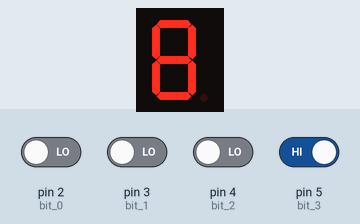
Simulated run of this sketch. Board: Arduino Uno, built with avr-gcc and run on an emulated ATmega328P. Shown: 1-digit seven-segment display. Wiring (inferred from the names in the program): 1-digit 7-segment display, segments lit when HIGH: segments pin 7, pin 8, pin 9, pin 10, pin 11, pin 12, pin 13. Inputs (shaded band) come from the test bench; at power-on: pin 5 (bit_3) HIGH, pin 2 (bit_0), pin 3 (bit_1), pin 4 (bit_2) LOW. The segment pins are drawn as the display they are named for.

Above: at 1.2 s.
1.3 s: pin 2 (bit_0) driven HIGH
At 1.6 s:
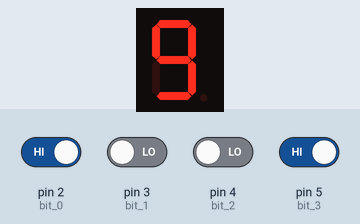
2.8 s: pin 3 (bit_1) driven HIGH
At 4.0 s:
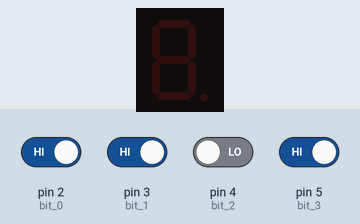
4.3 s: pin 5 (bit_3) driven LOW
At 5.1 s:
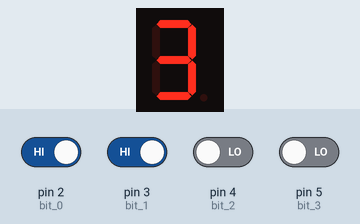
5.8 s: pin 4 (bit_2) driven HIGH
At 6.3 s:
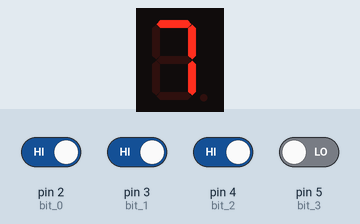
7.3 s: pin 2 (bit_0) driven LOW
At 8.5 s:
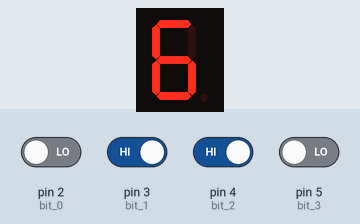
8.8 s: pin 3 (bit_1) driven LOW
At 9.8 s:
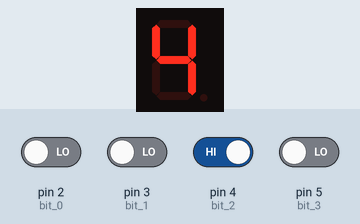
Timing chart, 0 to 11.3 s (numbered marks = the images above; inputs shaded):
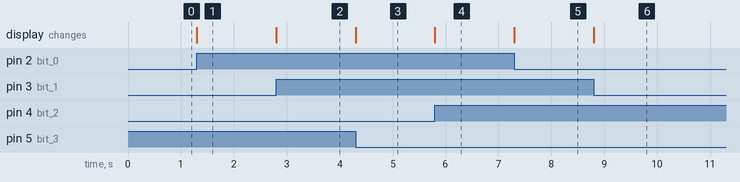

The sketch:

_project_two_.ino
```cpp
// Hardware Project 2 - 7-Segment Display with 4-bit Binary Input

void setup()
{
  // Setup 7-segment display output pins
  pinMode(13, OUTPUT); // segment g
  pinMode(12, OUTPUT); // segment f
  pinMode(11, OUTPUT); // segment e
  pinMode(10, OUTPUT); // segment d
  pinMode(9, OUTPUT);  // segment c
  pinMode(8, OUTPUT);  // segment b
  pinMode(7, OUTPUT);  // segment a

  // Setup binary input pins
  pinMode(5, INPUT); // bit 3
  pinMode(4, INPUT); // bit 2
  pinMode(3, INPUT); // bit 1
  pinMode(2, INPUT); // bit 0
}

void loop()
{
  // Read the 4-bit binary input and convert to decimal
  int number = (digitalRead(5) << 3) | (digitalRead(4) << 2) | (digitalRead(3) << 1) | digitalRead(2);

  // Display the corresponding number on the 7-segment display
  if (number == 0)
  { digitalWrite(13, LOW); digitalWrite(12, HIGH); digitalWrite(11, HIGH); digitalWrite(10, HIGH);
    digitalWrite(9, HIGH); digitalWrite(8, HIGH); digitalWrite(7, HIGH); }

  else if (number == 1)
  { digitalWrite(13, LOW); digitalWrite(12, LOW); digitalWrite(11, LOW); digitalWrite(10, LOW);
    digitalWrite(9, HIGH); digitalWrite(8, HIGH); digitalWrite(7, LOW); }

  else if (number == 2)
  { digitalWrite(13, HIGH); digitalWrite(12, LOW); digitalWrite(11, HIGH); digitalWrite(10, HIGH);
    digitalWrite(9, LOW); digitalWrite(8, HIGH); digitalWrite(7, HIGH); }

  else if (number == 3)
  { digitalWrite(13, HIGH); digitalWrite(12, LOW); digitalWrite(11, LOW); digitalWrite(10, HIGH);
    digitalWrite(9, HIGH); digitalWrite(8, HIGH); digitalWrite(7, HIGH); }

  else if (number == 4)
  { digitalWrite(13, HIGH); digitalWrite(12, HIGH); digitalWrite(11, LOW); digitalWrite(10, LOW);
    digitalWrite(9, HIGH); digitalWrite(8, HIGH); digitalWrite(7, LOW); }

  else if (number == 5)
  { digitalWrite(13, HIGH); digitalWrite(12, HIGH); digitalWrite(11, LOW); digitalWrite(10, HIGH);
    digitalWrite(9, HIGH); digitalWrite(8, LOW); digitalWrite(7, HIGH); }

  else if (number == 6)
  { digitalWrite(13, HIGH); digitalWrite(12, HIGH); digitalWrite(11, HIGH); digitalWrite(10, HIGH);
    digitalWrite(9, HIGH); digitalWrite(8, LOW); digitalWrite(7, HIGH); }

  else if (number == 7)
  { digitalWrite(13, LOW); digitalWrite(12, LOW); digitalWrite(11, LOW); digitalWrite(10, LOW);
    digitalWrite(9, HIGH); digitalWrite(8, HIGH); digitalWrite(7, HIGH); }

  else if (number == 8)
  { digitalWrite(13, HIGH); digitalWrite(12, HIGH); digitalWrite(11, HIGH); digitalWrite(10, HIGH);
    digitalWrite(9, HIGH); digitalWrite(8, HIGH); digitalWrite(7, HIGH); }

  else if (number == 9)
  { digitalWrite(13, HIGH); digitalWrite(12, HIGH); digitalWrite(11, LOW); digitalWrite(10, HIGH);
    digitalWrite(9, HIGH); digitalWrite(8, HIGH); digitalWrite(7, HIGH); }

  else
  { digitalWrite(13, LOW); digitalWrite(12, LOW); digitalWrite(11, LOW); digitalWrite(10, LOW);
    digitalWrite(9, LOW); digitalWrite(8, LOW); digitalWrite(7, LOW); }
}
```

Measured:
- after the input at 1.3 s, the display: changes at once (image 1)
- after the input at 2.8 s, the display: changes at once (image 2)
- after the input at 4.3 s, the display: changes at once (image 3)
- after the input at 5.8 s, the display: changes at once (image 4)
- after the input at 7.3 s, the display: changes at once (image 5)
- after the input at 8.8 s, the display: changes at once (image 6)
